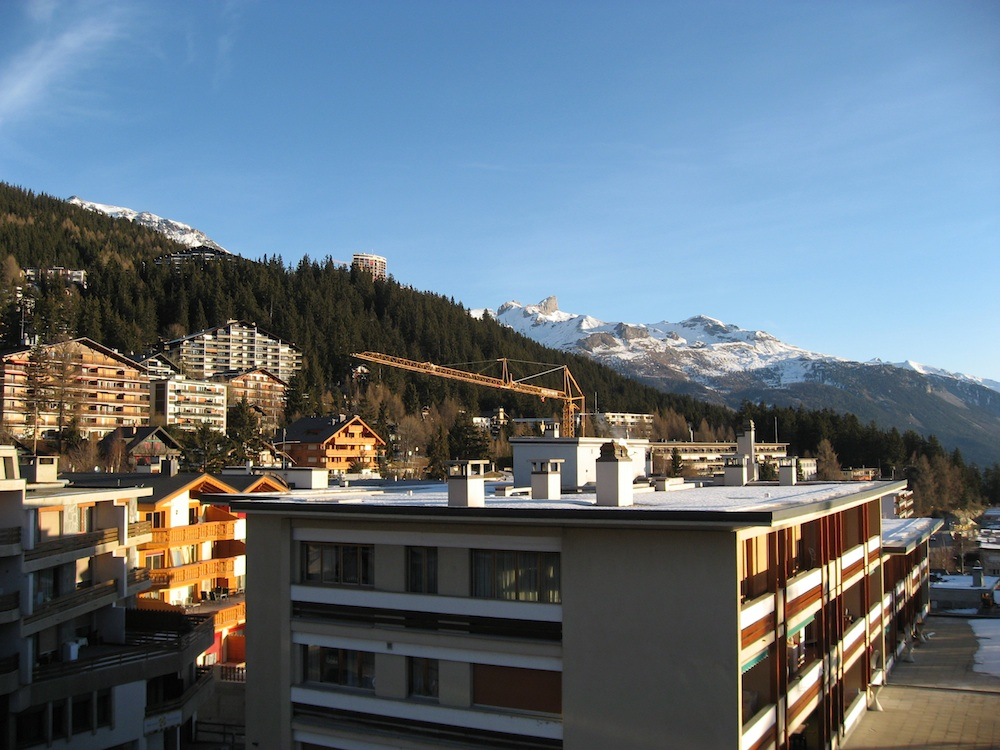
#> input picture data/crans_1_small.jpg, 1000 x 750 px
$ python 2.py
#> lines starting #> are read from the running program, lines starting #| are printed output that depends on the picture; after the words box and inside, x2 and y2 are one past the last pixel; in counts of white or black regions, pixels touching at a corner belong together
### 2_image_descriptors/exercises/mod_harris.py
import numpy as np
import scipy.ndimage as ndi
import matplotlib.pyplot as plt

def compute_harris_response(im, sigma=3):
    """ Compute the Harris corner detector response function
        for each pixel in a graylevel image.
        return: an image with each pixel containing the value of
        the Harris response function """

    # derivatives
    imx = np.zeros(im.shape)
    ndi.gaussian_filter(im, (sigma, sigma), (0, 1), imx)
    imy = np.zeros(im.shape)
    ndi.gaussian_filter(im, (sigma, sigma), (1, 0), imy)

    # compute components of the Harris matrix
    Wxx = ndi.gaussian_filter(imx * imx, sigma)
    Wxy = ndi.gaussian_filter(imx * imy, sigma)
    Wyy = ndi.gaussian_filter(imy * imy, sigma)

    # determinant and trace
    Wdet = Wxx * Wyy - Wxy ** 2
    Wtr = Wxx + Wyy

    return Wdet / Wtr


def get_harris_points(harrisim, min_dist=10, threshold=0.1):
    """ Return corners from a Harris response image
        min_dist: minimum number of pixels separating
        corners and image boundary. """

    # find top corner candidates above a threshold
    corner_threshold = harrisim.max() * threshold
    harrisim_t = (harrisim > corner_threshold) * 1

    # get coordinates of candidates
    coords = np.array(harrisim_t.nonzero()).T

    # get values of candidates
    candidate_values = [harrisim[c[0], c[1]] for c in coords]

    # sort candidates
    index = np.argsort(candidate_values)

    # store allowed point locations in array
    allowed_locations = np.zeros(harrisim.shape)
    allowed_locations[min_dist:-min_dist, min_dist:-min_dist] = 1

    # select the best points takin min_distance into account
    filtered_coords = []
    for i in index:
        if allowed_locations[coords[i, 0], coords[i, 1]] == 1:
            filtered_coords.append(coords[i])
            allowed_locations[(coords[i, 0] - min_dist):(coords[i, 0] + min_dist),
                              (coords[i, 1] - min_dist):(coords[i, 1] + min_dist)] = 0

    return filtered_coords


# [99 lines left out: functions plot_harris_points, get_descriptors, match, match_twosided, appendimages, plot_matches, not called in this run]

### 2_image_descriptors/exercises/2.py
import matplotlib.pyplot as plt
import numpy as np
import scipy.ndimage as ndi
from PIL import Image

from mod_harris import *


def main() -> int:
    """Incrementally apply stronger blur (or ROF de-noising) to an image
    and extract Harris corners. What happens?"""

    im = np.array(Image.open("../../data/crans_1_small.jpg").convert("L"))
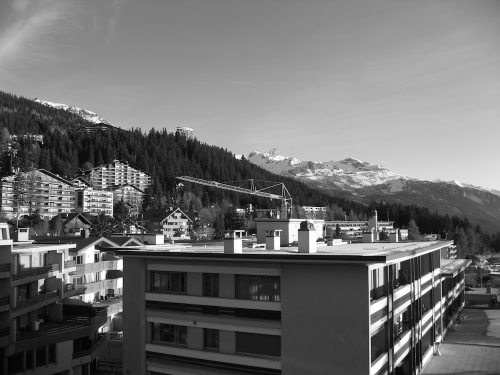
#> im: shape (750, 1000) (shown at 1/2 size); min 0, max 255, mean 110.3

    plt.figure(figsize=(30, 10))
    plt.gray()

    sigma = 0

    for n_plot in range(8):
        plt.subplot(2, 4, n_plot + 1)

        sigma += 2

        harrisim = compute_harris_response(im, sigma)
        filtered_coords = get_harris_points(harrisim, 30)

        plt.imshow(im)
        plt.plot([p[1] for p in filtered_coords], [p[0] for p in filtered_coords], "*")
        plt.title(f"Sigma: {sigma} --- Harris Points: {len(filtered_coords)}")
        plt.axis("off")
#> this loop made 8 passes
#> corner_threshold in get_harris_points on passes 1 to 8: 16.83, 4.38, 1.58, 0.812, 0.442, 0.238, 0.138, 0.089
#> pass 1, in main, `harrisim = compute_harris_response(im, sigma)`:
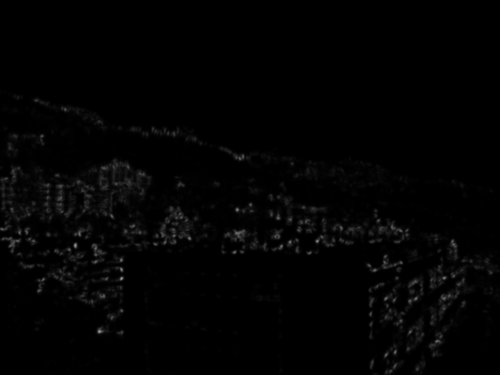
#> harrisim: shape (750, 1000) float64 (shown at 1/2 size); min 0.000131, max 168.3, mean 3
#> pass 1, in get_harris_points, `harrisim_t = (harrisim > corner_threshold) * 1`:
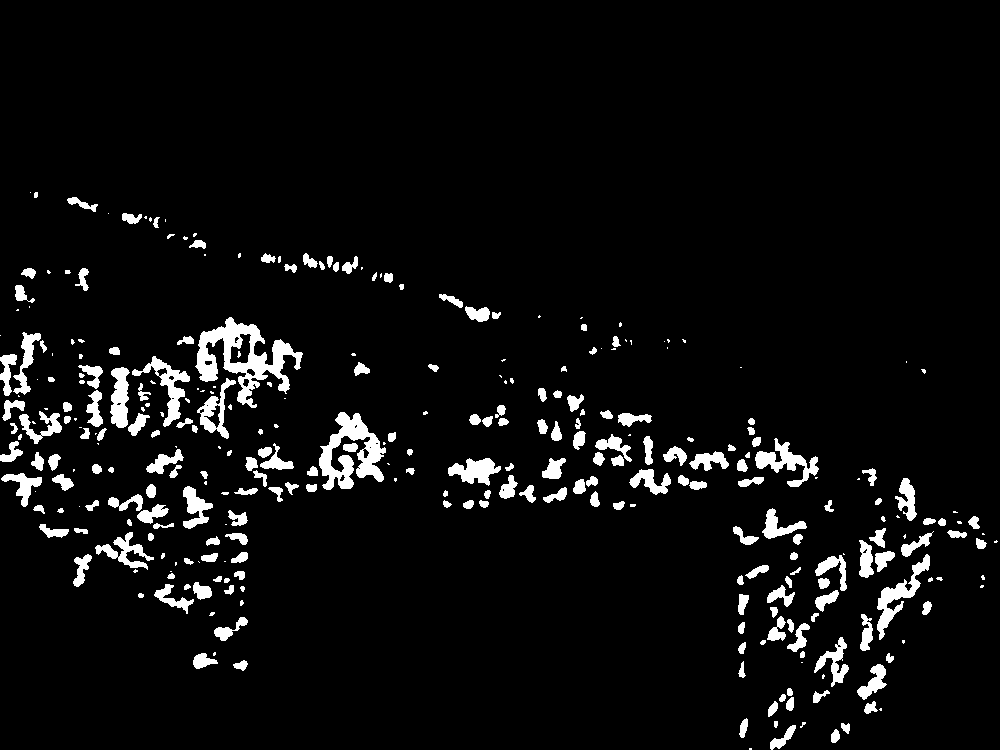
#> harrisim_t: shape (750, 1000) int64; values 0 (black) and 1 (white), 5.5% white; 319 white regions (103 under 20 px), largest, box (x1, y1, x2, y2) and area: (195, 317, 303, 408) 3508, (319, 412, 386, 490) 2461, (877, 554, 930, 640) 1170
#> pass 2, in get_harris_points (call 2), `harrisim_t = (harrisim > corner_threshold) * 1`:
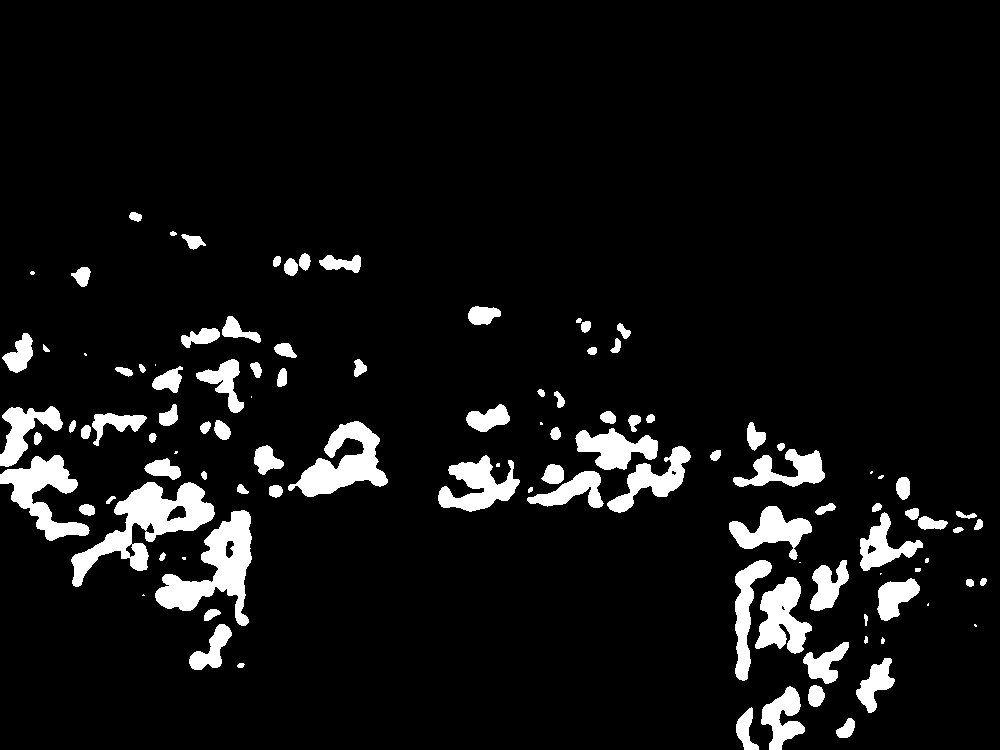
#> harrisim_t: shape (750, 1000) int64; values 0 (black) and 1 (white), 7.4% white; 109 white regions (16 under 20 px), largest, box (x1, y1, x2, y2) and area: (71, 482, 215, 587) 5090, (155, 510, 252, 626) 4502, (288, 421, 388, 497) 3456
#> after the loop:
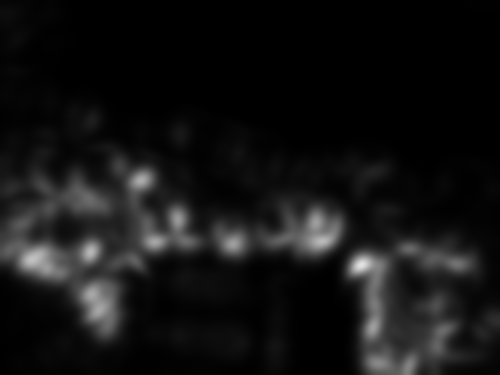
#> harrisim: shape (750, 1000) float64 (shown at 1/2 size); min 3.89e-06, max 0.89, mean 0.0761
#> after the loop, sigma = 16

    print(
        "The larger the sigma, the more points are found, but less accurate they are."
    )
    plt.show()
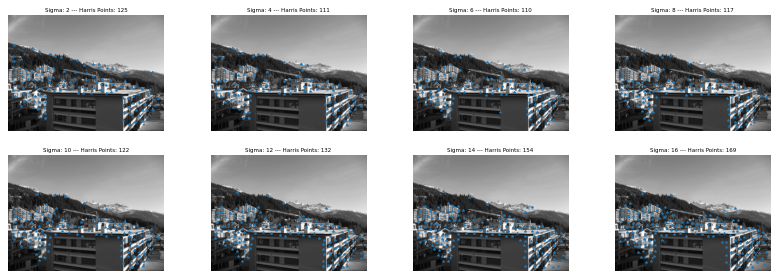
#> figure drawn by matplotlib, 8 panels
    return 0


if __name__ == "__main__":
    main()

$ run again, with data/crans_2_small.jpg copied over data/crans_1_small.jpg
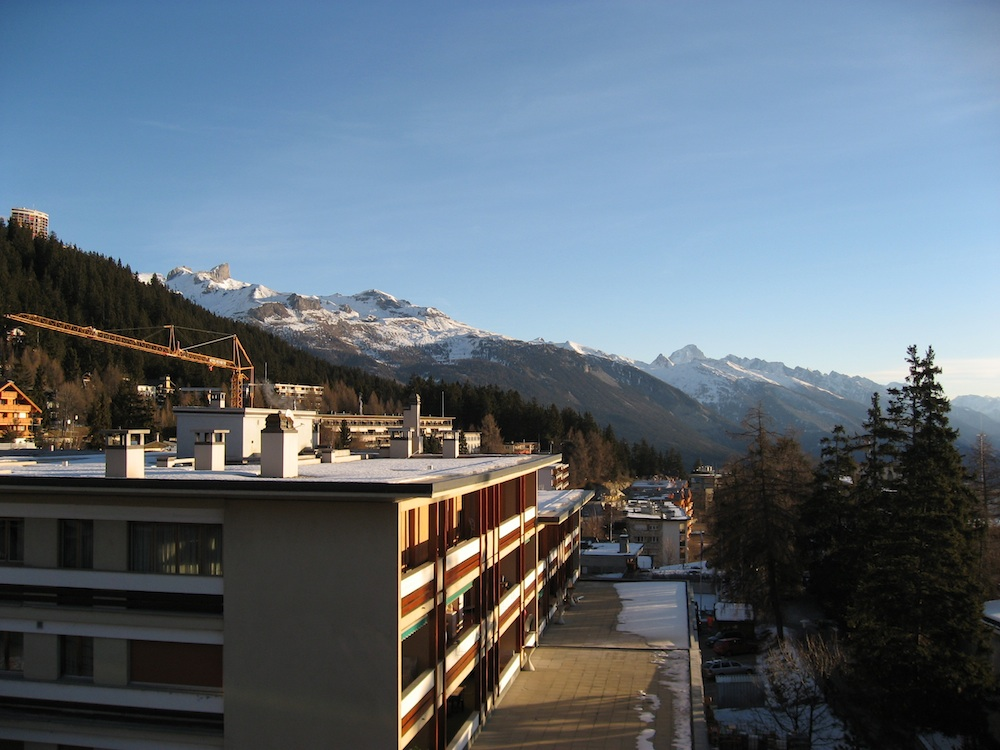
#> input picture data/crans_2_small.jpg, 1000 x 750 px
#> the loop in main, `for n_plot in range(8):` made 8 passes
#> corner_threshold in get_harris_points on passes 1 to 8: 13.69, 3.27, 1.6, 0.81, 0.405, 0.29, 0.22, 0.162
#> pass 1, in get_harris_points, `harrisim_t = (harrisim > corner_threshold) * 1`:
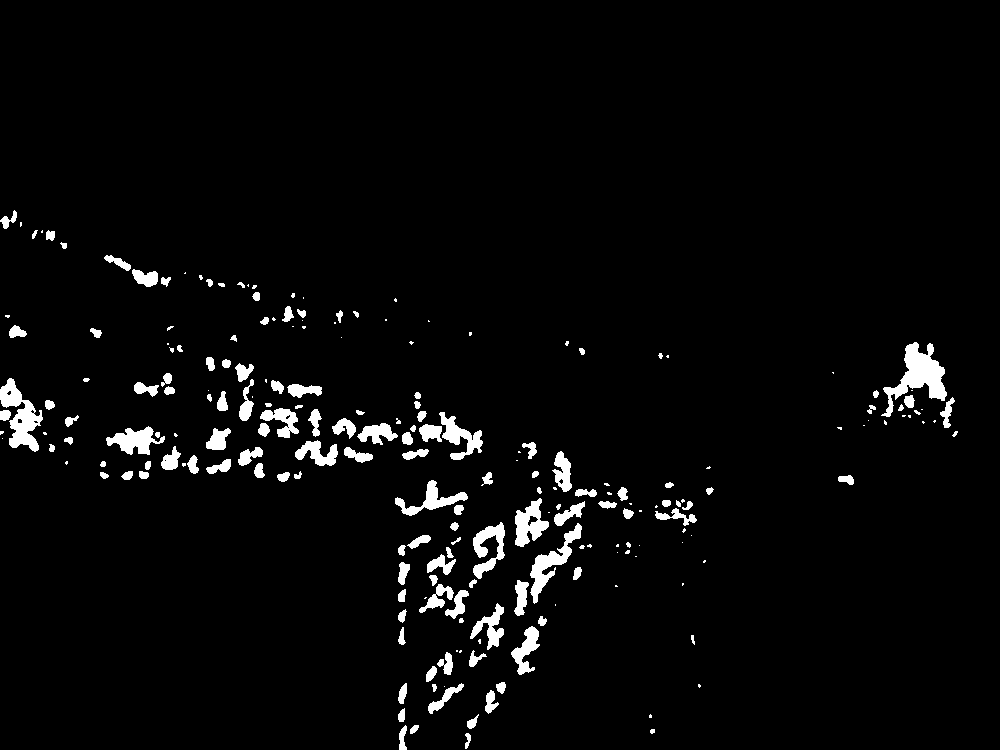
#> harrisim_t: shape (750, 1000) int64; values 0 (black) and 1 (white), 3.5% white; 218 white regions (78 under 20 px), largest, box (x1, y1, x2, y2) and area: (881, 342, 947, 417) 1887, (0, 378, 43, 452) 1439, (530, 523, 582, 604) 1122
#> after the loop in main, `for n_plot in range(8):`:
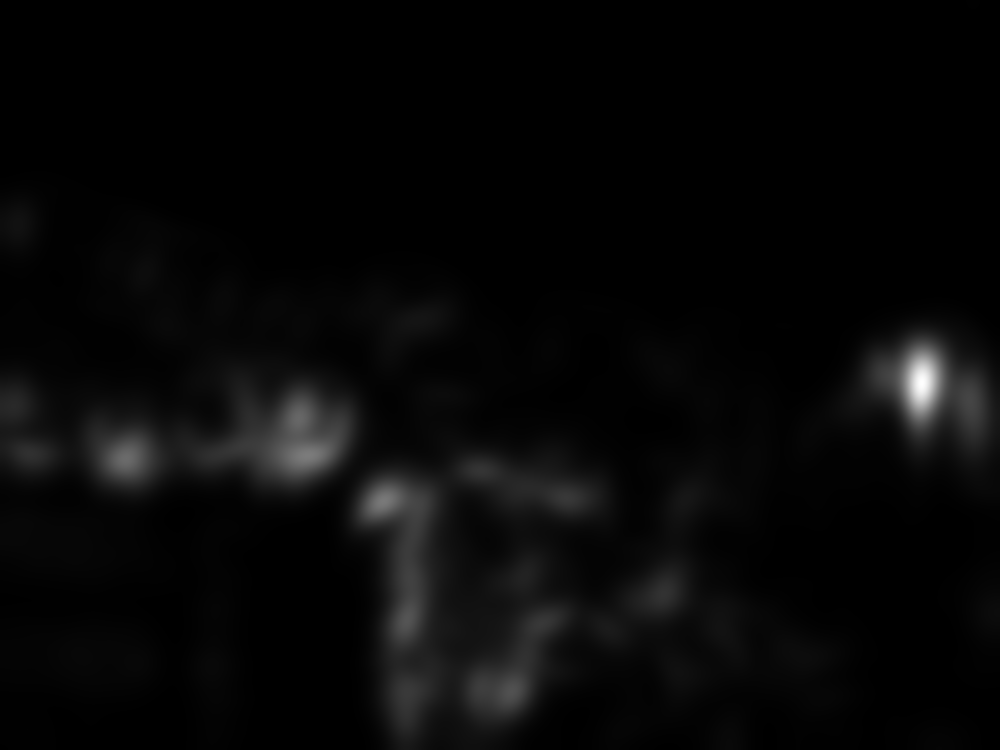
#> harrisim: shape (750, 1000) float64; min 3.06e-06, max 1.62, mean 0.0497; drawn with min black and max white
#> after the loop in main, `for n_plot in range(8):`: sigma = 16

$ run again, with data/AquaTermi_lowcontrast.JPG copied over data/crans_1_small.jpg
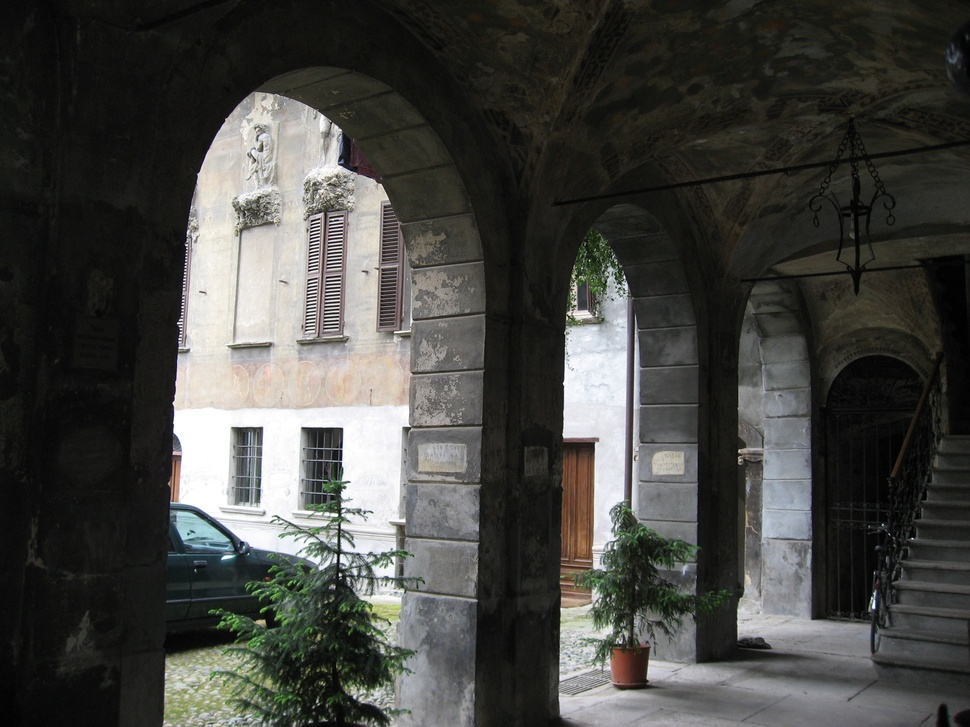
#> input picture data/AquaTermi_lowcontrast.JPG, 970 x 727 px, shrunk from 2816 x 2112 before the run
#> the loop in main, `for n_plot in range(8):` made 8 passes
#> corner_threshold in get_harris_points on passes 1 to 8: 13.31, 3.77, 1.72, 0.935, 0.629, 0.435, 0.281, 0.179
#> pass 1, in get_harris_points, `harrisim_t = (harrisim > corner_threshold) * 1`:
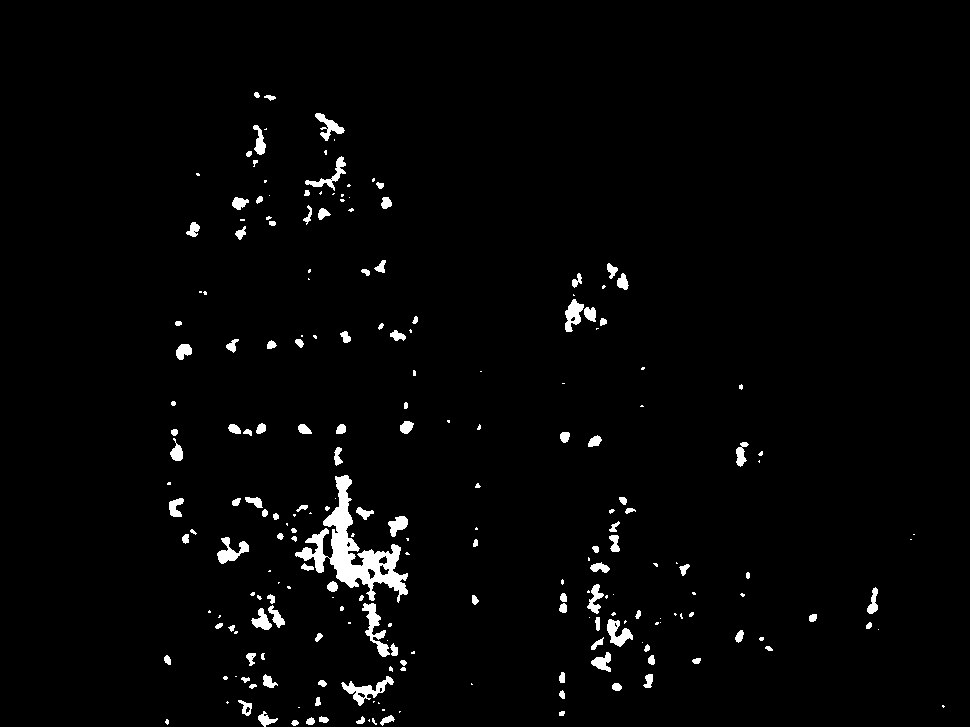
#> harrisim_t: shape (727, 970) int64; values 0 (black) and 1 (white), 2.3% white; 222 white regions (99 under 20 px), largest, box (x1, y1, x2, y2) and area: (295, 475, 408, 603) 3978, (362, 603, 390, 657) 542, (341, 676, 394, 706) 511
#> after the loop in main, `for n_plot in range(8):`:
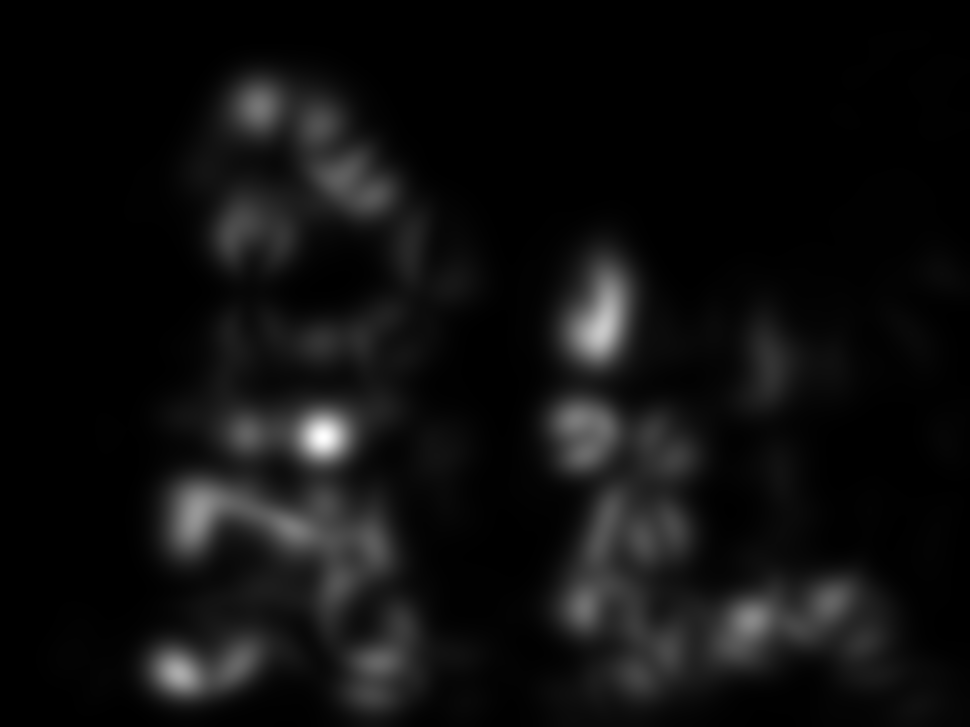
#> harrisim: shape (727, 970) float64; min 8.73e-05, max 1.79, mean 0.108; drawn with min black and max white
#> after the loop in main, `for n_plot in range(8):`: sigma = 16
